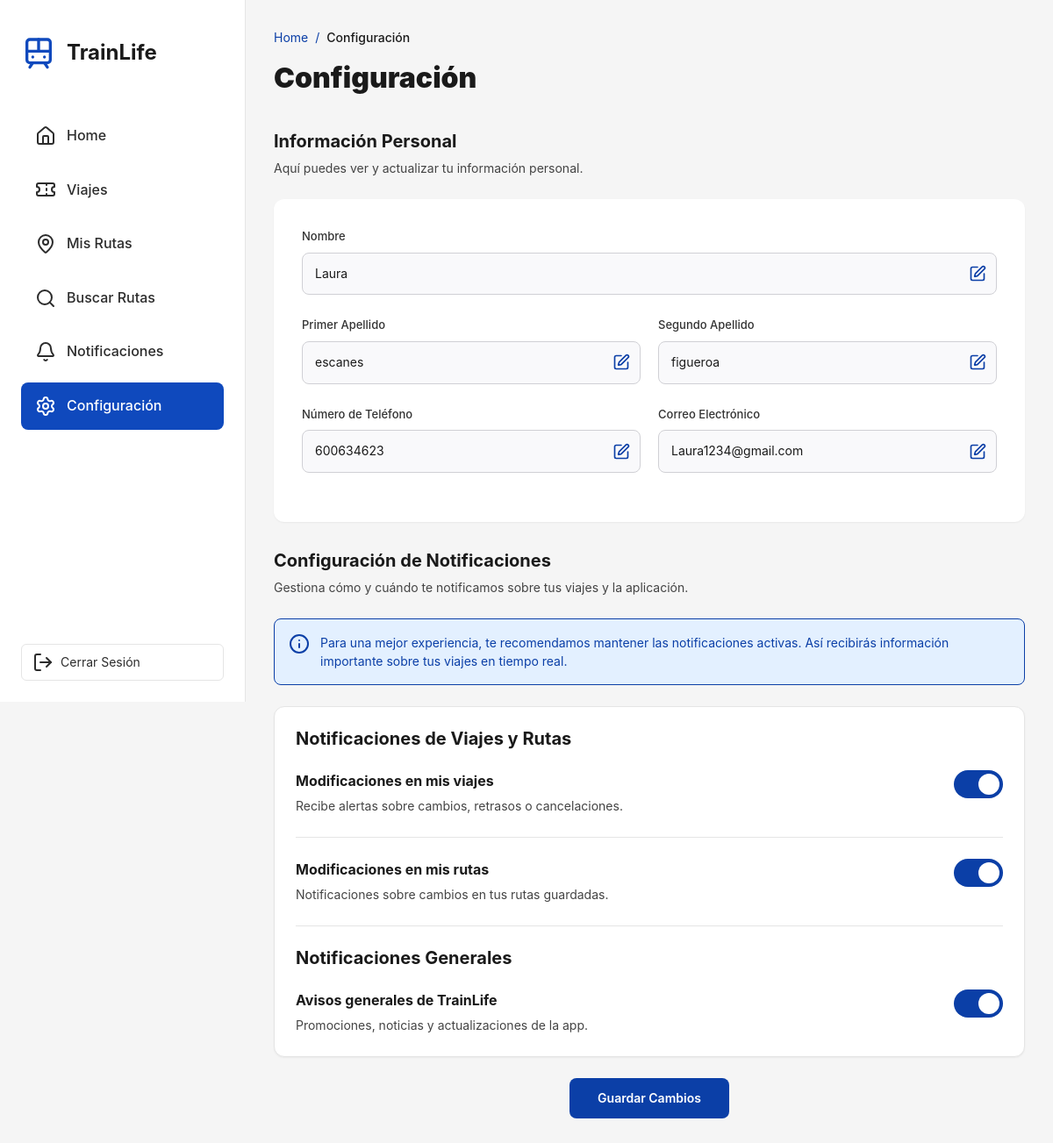
Page /configuracion/1/ on the committed database.
### trainLife/models.py (models this page shows, shortened)
class Usuario(models.Model):
    nombreUsuario = models.CharField(max_length=100)
    apellido1 = models.CharField(max_length=100)
    apellido2 = models.CharField(max_length=100, blank=True, null=True)
    email = models.EmailField(unique=True)
    numeroTelefono = models.CharField(max_length=15, blank=True, null=True)
    contrasenia = models.CharField(max_length=100)
    notificacionesViajes = models.BooleanField(default=True)
    notificacionesRutas = models.BooleanField(default=True)
    notificacionesAvisos = models.BooleanField(default=True)

### trainLife/views.py (the view, shortened to what this page needs)
# urls.py: path('configuracion/<int:usuario_id>/', views.configuracion, name='configuracion'),
def configuracion(request, usuario_id):
    usuario = Usuario.objects.get(id=usuario_id)
    return render(request, 'configuracion.html', {'usuario': usuario})

### trainLife/templates/configuracion.html (shortened to what this page needs)
<!DOCTYPE html>
<html lang="es">
    {% load static %}
<head>
    <link href="https://cdn.jsdelivr.net/npm/bootstrap@5.3.0/dist/css/bootstrap.min.css" rel="stylesheet">
    <link rel="stylesheet" href="{% static 'styles/configuracion.css' %}">
    <link rel="stylesheet" href="{% static 'styles/sidebar.css' %}">
    <link rel="stylesheet" href="{% static 'styles/confirmModal.css' %}">
</head>
<body>
    <div class="dashboard-container">
        {% with seccion_actual='configuracion' %}
            {% include 'includes/sidebar.html' %}
        {% endwith %}
        <main class="main-content">
            <div class="content-wrapper">
                <nav class="breadcrumbs" aria-label="Breadcrumb">
                    <a href="{% url 'inicio_usuario' usuario.id %}" class="breadcrumb-link">Home</a>
                    <span class="breadcrumb-separator">/</span>
                    <span class="breadcrumb-current">Configuración</span>
                </nav>
                <h1 class="page-title">Configuración</h1>
                <h2 class="section-title">Información Personal</h2>
                <p class="section-subtitle">
                    Aquí puedes ver y actualizar tu información personal.
                </p>
                <div class="form-card">
                    <form id="personalInfoForm" method="POST" action="{% url 'configuracion' usuario.id %}" aria-label="Formulario de información personal">
                        <div class="form-group">
                            <label for="nombre" class="form-label">Nombre</label>
                            <div class="input-wrapper">
                                <input
                                    type="text"
                                    id="nombre"
                                    name="nombreUsuario"
                                    class="form-input"
                                    value="{{ usuario.nombreUsuario }}"
                                    aria-required="true"
                                />
                            </div>
                        </div>
                        <div class="form-row">
                            <div class="form-group">
                                <label for="primerApellido" class="form-label">Primer Apellido</label>
                                <div class="input-wrapper">
                                    <input
                                        type="text"
                                        id="primerApellido"
                                        name="apellido1"
                                        class="form-input"
                                        value="{{ usuario.apellido1 }}"
                                        aria-required="true"
                                    />
                                </div>
                            </div>
                            <div class="form-group">
                                <label for="segundoApellido" class="form-label">Segundo Apellido</label>
                                <div class="input-wrapper">
                                    <input
                                        type="text"
                                        id="segundoApellido"
                                        name="apellido2"
                                        class="form-input"
                                        value="{{ usuario.apellido2|default:'' }}"
                                    />
                                </div>
                            </div>
                        </div>
                        <div class="form-row">
                            <div class="form-group">
                                <label for="telefono" class="form-label">Número de Teléfono</label>
                                <div class="input-wrapper">
                                    <input
                                        type="tel"
                                        id="telefono"
                                        name="numeroTelefono"
                                        class="form-input"
                                        value="{{ usuario.numeroTelefono|default:'' }}"
                                        aria-required="true"
                                    />
                                </div>
                            </div>
                            <div class="form-group">
                                <label for="email" class="form-label">Correo Electrónico</label>
                                <div class="input-wrapper">
                                    <input
                                        type="email"
                                        id="email"
                                        name="email"
                                        class="form-input"
                                        value="{{ usuario.email }}"
                                        aria-required="true"
                                    />
                                </div>
                            </div>
                        </div>
                </div>
                <h2 class="section-title section-title-spaced">Configuración de Notificaciones</h2>
                <p class="section-subtitle">
                    Gestiona cómo y cuándo te notificamos sobre tus viajes y la aplicación.
                </p>
                <div class="info-banner" role="note" aria-label="Información sobre notificaciones">
                    <i data-lucide="info" class="info-icon"></i>
                    <p class="info-text">
                        Para una mejor experiencia, te recomendamos mantener las notificaciones activas. Así
                        recibirás información importante sobre tus viajes en tiempo real.
                    </p>
                </div>
                <div class="settings-card" role="group" aria-labelledby="notif-viajes-rutas">
                    <h3 class="settings-heading" id="notif-viajes-rutas">
                        Notificaciones de Viajes y Rutas
                    </h3>
                    <div class="toggle-item">
                        <div class="toggle-content">
                            <label for="travelToggle" class="toggle-label" id="travel-label">
                                Modificaciones en mis viajes
                            </label>
                            <p class="toggle-description">
                                Recibe alertas sobre cambios, retrasos o cancelaciones.
                            </p>
                        </div>
                        <div class="toggle-switch-wrapper">
                            <div class="toggle-switch">
                                <div class="toggle-slider"></div>
                            </div>
                        </div>
                    </div>
                    <div class="settings-divider"></div>
                    <div class="toggle-item">
                        <div class="toggle-content">
                            <label for="routeToggle" class="toggle-label">
                                Modificaciones en mis rutas
                            </label>
                            <p class="toggle-description">
                                Notificaciones sobre cambios en tus rutas guardadas.
                            </p>
                        </div>
                        <div class="toggle-switch-wrapper">
                            <div class="toggle-switch">
                                <div class="toggle-slider"></div>
                            </div>
                        </div>
                    </div>
                    <div class="settings-divider"></div>
                    <h3 class="settings-heading">Notificaciones Generales</h3>
                    <div class="toggle-item">
                        <div class="toggle-content">
                            <label for="generalToggle" class="toggle-label">
                                Avisos generales de TrainLife
                            </label>
                            <p class="toggle-description">
                                Promociones, noticias y actualizaciones de la app.
                            </p>
                        </div>
                        <div class="toggle-switch-wrapper">
                            <div class="toggle-switch">
                                <div class="toggle-slider"></div>
                            </div>
                        </div>
                    </div>
                </div>
                <div class="button-container">
                    <button
                        type="submit"
                        form="personalInfoForm"
                        id="saveBtn"
                        class="save-btn"
                        aria-label="Guardar todos los cambios realizados en la configuración"
                    >
                        Guardar Cambios
                    </button>
                </div>
            </div>
        </main>
    </div>
</body>
</html>

### trainLife/static/styles/configuracion.css (style rules this page uses)
:root { --primary-color: #0b3fa7; --primary-hover: #0d3a9a; --text-dark: #1a1a1a; --text-secondary: #444444; --text-label: #333333; --text-light: #999999; --bg-main: #f5f5f5; --bg-white: #ffffff; --bg-input: #f9f9fb; --bg-info: #e3f0ff; --border-color: #e5e5e5; --border-input: #d0d0d5; --shadow-sm: 0 1px 2px rgba(0, 0, 0, 0.05); --shadow-lg: 0 10px 15px -3px rgba(0, 0, 0, 0.1); --sidebar-width: 280px; }
* { margin: 0; padding: 0; box-sizing: border-box; }
body { font-family: 'Inter', -apple-system, BlinkMacSystemFont, 'Segoe UI', sans-serif; background-color: var(--bg-main); color: var(--text-dark); line-height: 1.6; -webkit-font-smoothing: antialiased; -moz-osx-font-smoothing: grayscale; }
.dashboard-container { display: flex; min-height: 100vh; }
.main-content { flex: 1; margin-left: var(--sidebar-width); padding: 2rem; min-height: 100vh; }
.content-wrapper { max-width: 1000px; margin: 0 auto; }
.breadcrumbs { display: flex; align-items: center; gap: 0.5rem; margin-bottom: 1rem; font-size: 0.875rem; }
.breadcrumb-link { color: var(--primary-color); text-decoration: none; }
.breadcrumb-separator { color: var(--primary-color); }
.breadcrumb-current { color: var(--text-dark); font-weight: 500; }
.page-title { font-size: 2rem; font-weight: 900; color: var(--text-dark); margin-bottom: 2.5rem; }
.section-title { font-size: 1.25rem; font-weight: 700; color: var(--text-dark); margin-top: 2.5rem; margin-bottom: 0.5rem; }
.section-title:first-of-type { margin-top: 0; }
.section-title-spaced { margin-top: 2rem; }
.section-subtitle { font-size: 0.875rem; color: var(--text-secondary); margin-bottom: 1.5rem; }
.form-card { background-color: var(--bg-white); border-radius: 0.75rem; padding: 2rem; box-shadow: var(--shadow-sm); margin-bottom: 2rem; }
.form-group { display: flex; flex-direction: column; margin-bottom: 1.5rem; }
.form-row { display: grid; grid-template-columns: 1fr 1fr; gap: 1.25rem; margin-bottom: 1.5rem; }
.form-row .form-group { margin-bottom: 0; }
.form-label { font-size: 0.8125rem; font-weight: 500; color: var(--text-label); margin-bottom: 0.5rem; }
.input-wrapper { position: relative; }
.form-input { width: 100%; padding: 0.75rem 0.875rem; padding-right: 2.5rem; border: 1px solid var(--border-input); border-radius: 0.5rem; font-size: 0.875rem; color: var(--text-dark); background-color: var(--bg-input); transition: all 0.2s; }
.info-banner { display: flex; align-items: flex-start; gap: 0.75rem; background-color: var(--bg-info); border: 1px solid var(--primary-color); border-radius: 0.5rem; padding: 1rem; margin-bottom: 1.5rem; }
.info-icon { width: 1.5rem; height: 1.5rem; color: var(--primary-color); flex-shrink: 0; }
.info-text { font-size: 0.875rem; color: var(--primary-color); line-height: 1.5; margin: 0; }
.settings-card { background-color: var(--bg-white); border: 1px solid var(--border-color); border-radius: 0.75rem; padding: 1.5rem; box-shadow: var(--shadow-sm); margin-bottom: 1.5rem; }
.settings-heading { font-size: 1.25rem; font-weight: 700; color: var(--text-dark); margin-bottom: 1.5rem; }
.toggle-item { display: flex; align-items: flex-start; justify-content: space-between; gap: 1.5rem; }
.toggle-content { flex: 1; }
.toggle-label { font-size: 1rem; font-weight: 700; color: var(--text-dark); display: block; margin-bottom: 0.25rem; cursor: pointer; }
.toggle-description { font-size: 0.875rem; color: var(--text-secondary); margin: 0; }
.toggle-switch-wrapper { position: relative; flex-shrink: 0; cursor: pointer; }
.toggle-switch { width: 3.5rem; height: 2rem; background-color: #d1d5db; border-radius: 9999px; position: relative; transition: background-color 0.3s; }
.toggle-slider { position: absolute; top: 0.25rem; left: 0.25rem; width: 1.5rem; height: 1.5rem; background-color: white; border-radius: 50%; transition: transform 0.3s; }
.toggle-input:checked + .toggle-switch { background-color: var(--primary-color); }
.toggle-input:checked + .toggle-switch .toggle-slider { transform: translateX(1.5rem); }
.settings-divider { height: 1px; background-color: var(--border-color); margin: 1.5rem 0; }
.button-container { display: flex; justify-content: center; margin-top: 1rem; }
.save-btn { padding: 0.75rem 2rem; background-color: var(--primary-color); color: white; border: none; border-radius: 0.5rem; font-size: 0.875rem; font-weight: 600; cursor: pointer; transition: all 0.2s; }

### rows in the picture
Usuario: nombreUsuario "Laura", apellido1 "escanes", apellido2 "figueroa", numeroTelefono "600634623", email "Laura1234@gmail.com"
